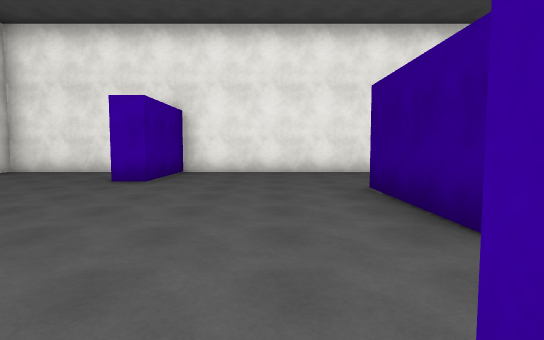
view 1 (above)

19 first-person views from a walk through a Unity game level. The camera is 1.4 m above the floor, tilts 4° down and sees 80° across. The floor is counted in squares, 2 m on a side. Each view is taken from the middle of a square. On the plan, view 1 faces up. The plan holds only what a view shows up to about 10 squares ahead; the rest is blank. The place goes on beyond the plan. The player is left out. Surface patterns are stand-ins for the level's own textures.

view 2
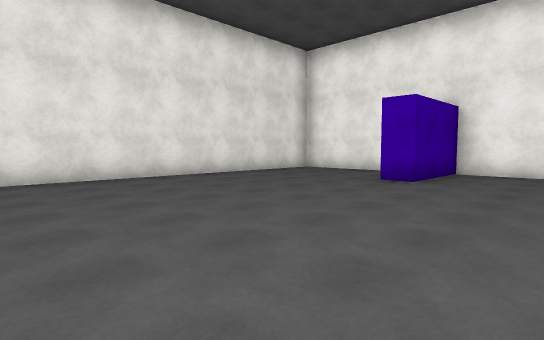

view 3
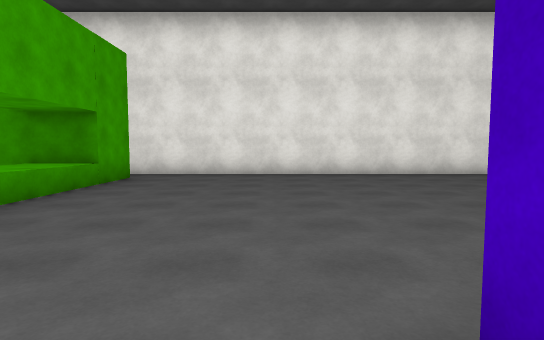

view 4
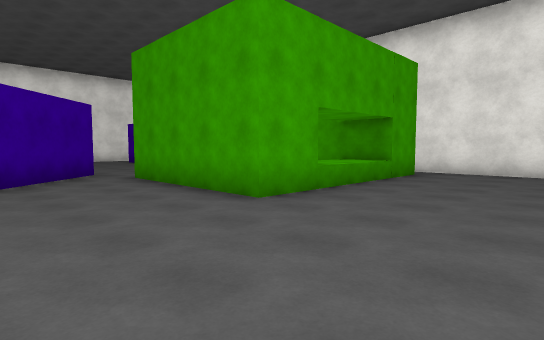

view 5
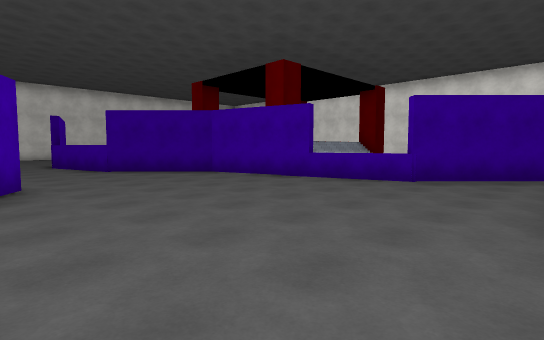

view 6
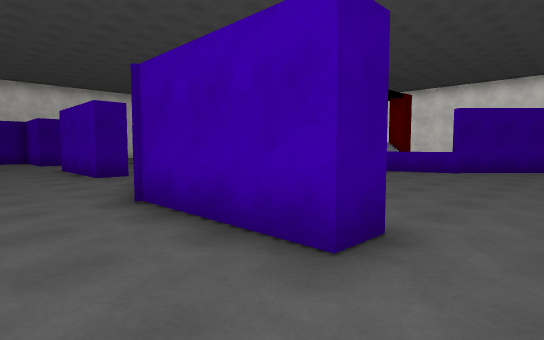

view 7
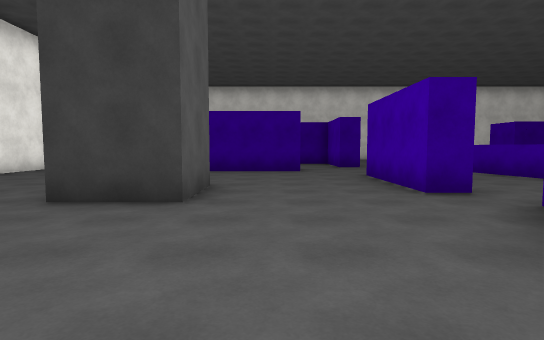

view 8
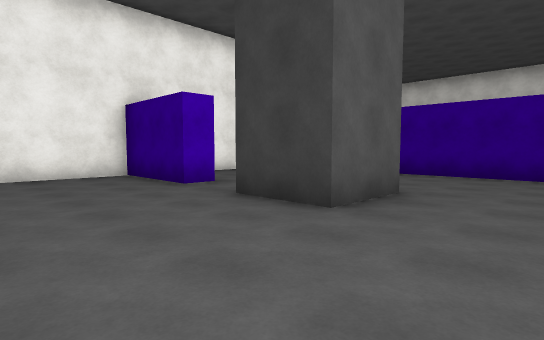

view 9
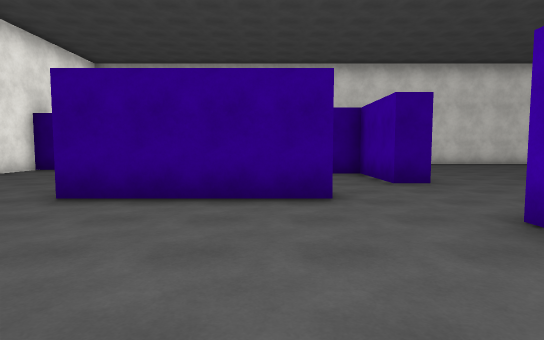

view 10
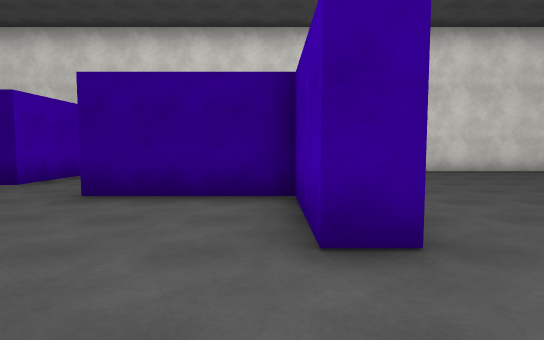

view 11
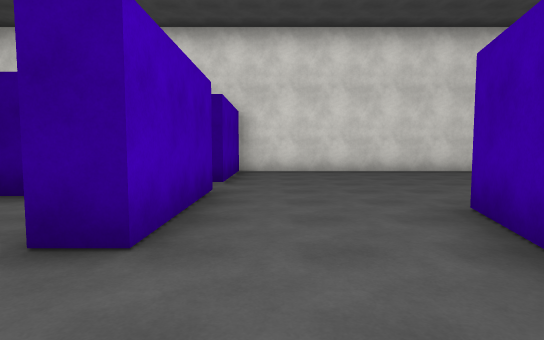

view 12
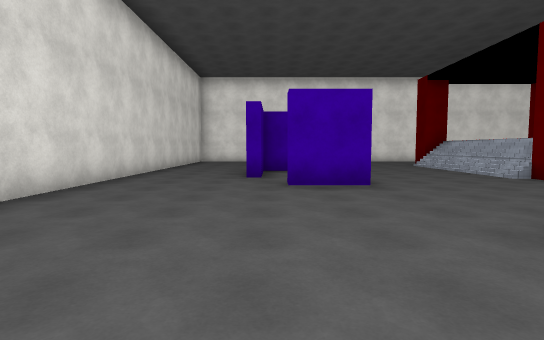

view 13
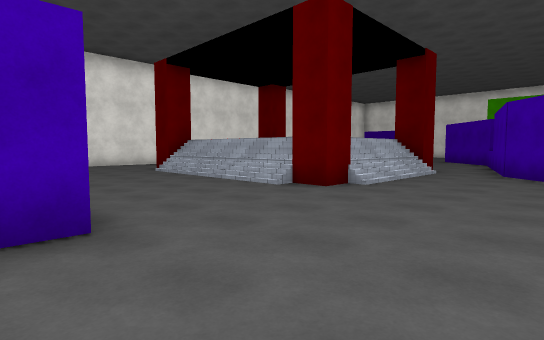

view 14
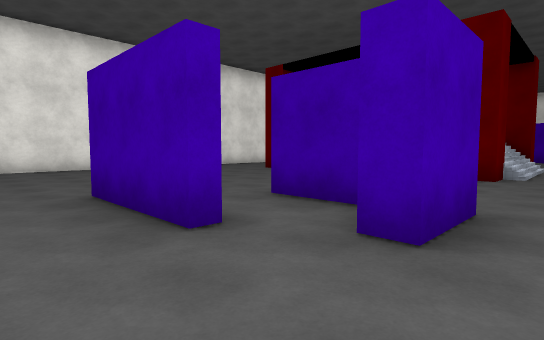

view 15
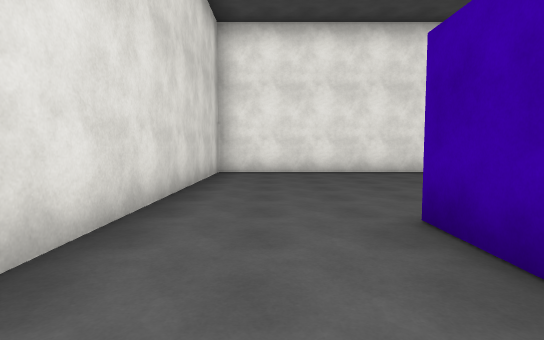

view 16
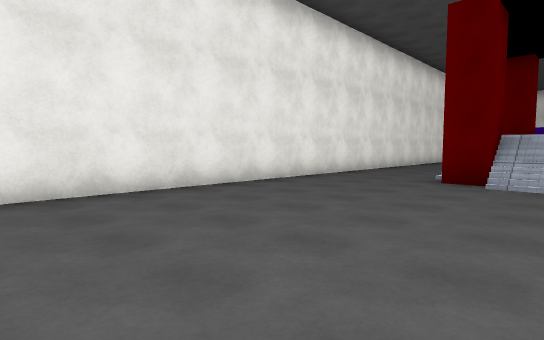

view 17
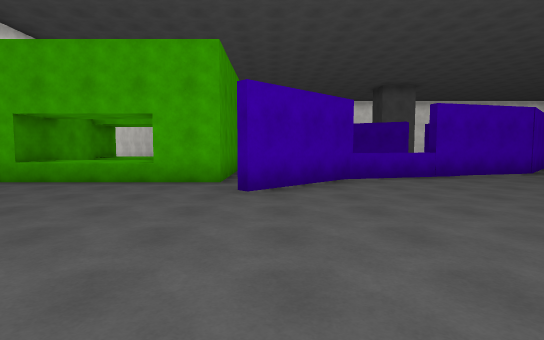

view 18
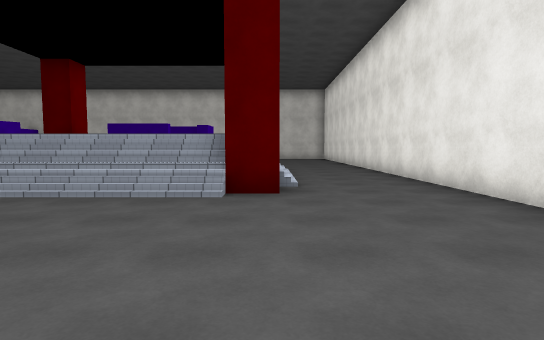

view 19
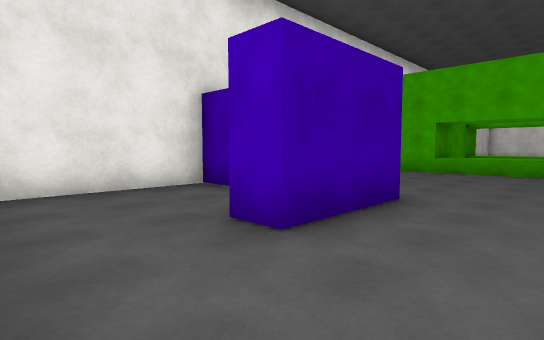

### Floor plan
Key: @ floor where view 1 was taken; # wall or solid block; . floor; / step, stairs or slope; ^ raised ledge.
Columns run from 8 left of view 1 to 21 right of it. Each row starts with its distance up from view 1.
 10 #### ##########  ####   ##
  9 #... #........#  ...   ..#
  8 #....#..... ..# ....  ...
  7 #....#..... ..#...   ...
  6 #................  ...
  5 #.........#.....  ..#    ###
  4 #.........#....# ...#  ....
  3 #.........#.........# ....
  2 #...................#...#
  1 #.......................#
  0 #.......@### ...........#
 -1 #........... #.###....###.####
 -2 #................. ..........#
 -3 #............................#
 -4 #............... ######......#
 -5 # #^^^##.......##  ..........#
 -6    #   #......##.............#
 -7    #^^ #.. ^###..............#
 -8   #^^^##.#^....////....##....#
 -9   ......##....#////#...#.....#
-10    .........../    /...#.#...#
-11    .........../    /.....#...#
-12    .........../    /.....#...#
-13     ........../    /.........#
-14 ##  #........./    /.........#
-15 #...#.. ......#////#.........#
-16 #...#..   ...................#
-17 #......    ..................#
-18 #......     .................#
-19              #################

Positions as (right, up) in squares from view 1, and headings:
1: (0, 0), facing up
2: (0, 0), facing up-left
3: (1, -1), facing left
4: (2, -1), facing down-left
5: (-1, -1), facing down-right
6: (-1, 2), facing down-right
7: (2, 2), facing right
8: (3, 1), facing up-right
9: (7, 2), facing right
10: (11, 0), facing right
11: (11, -2), facing right
12: (17, -2), facing down
13: (16, -5), facing down-left
14: (19, -7), facing down-left
15: (19, -9), facing down
16: (18, -13), facing down-left
17: (0, -15), facing up
18: (1, -15), facing right
19: (-2, -18), facing up-left
